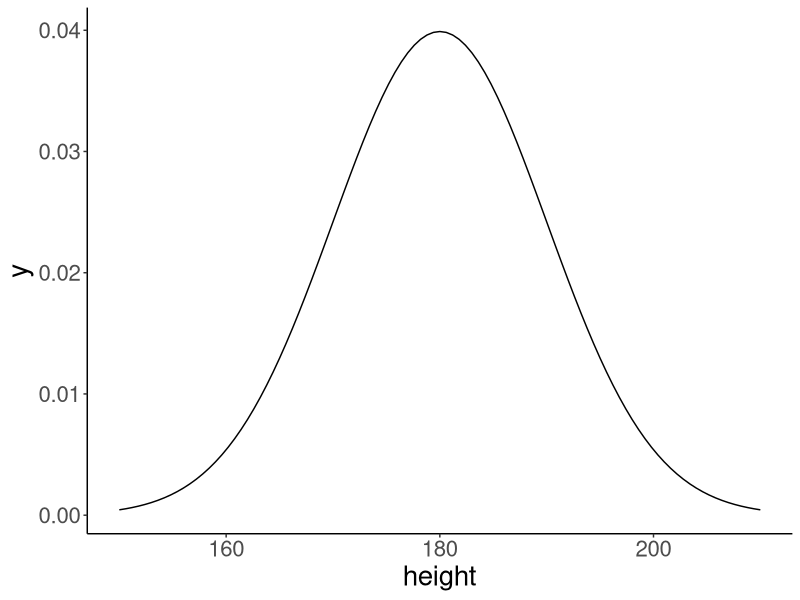
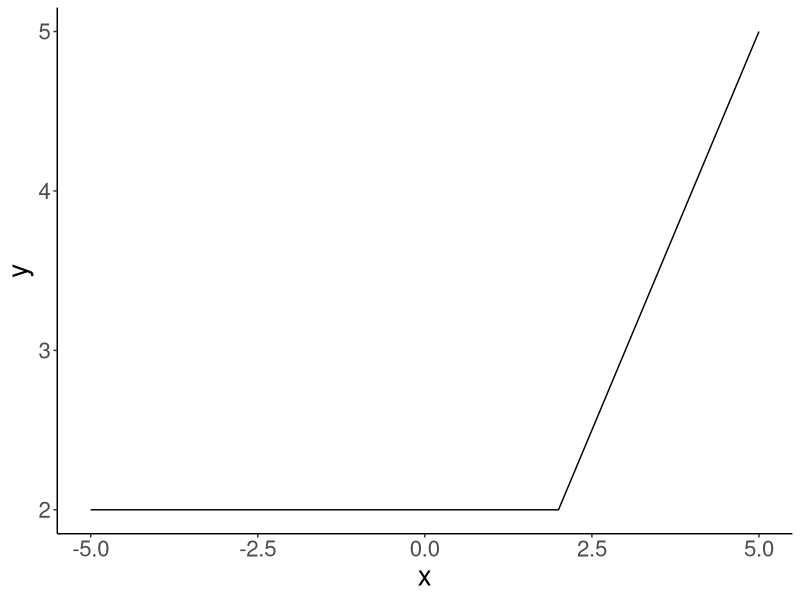
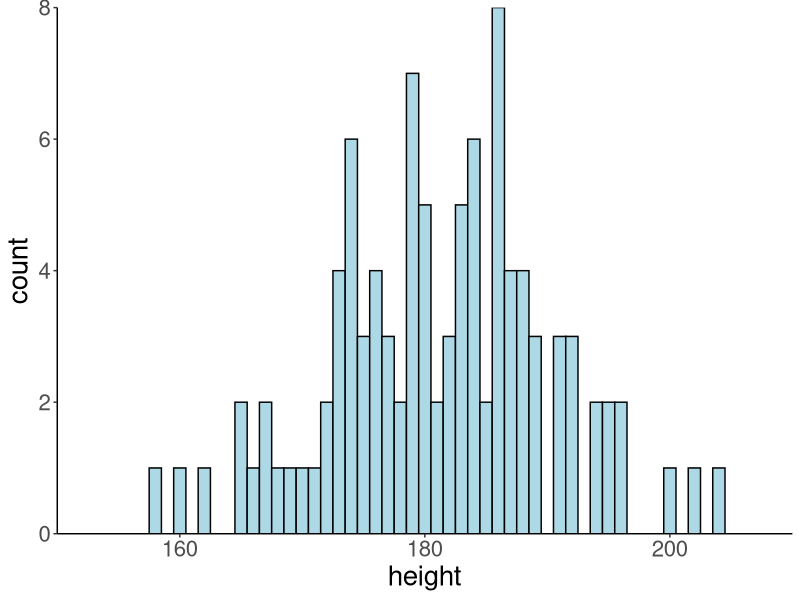
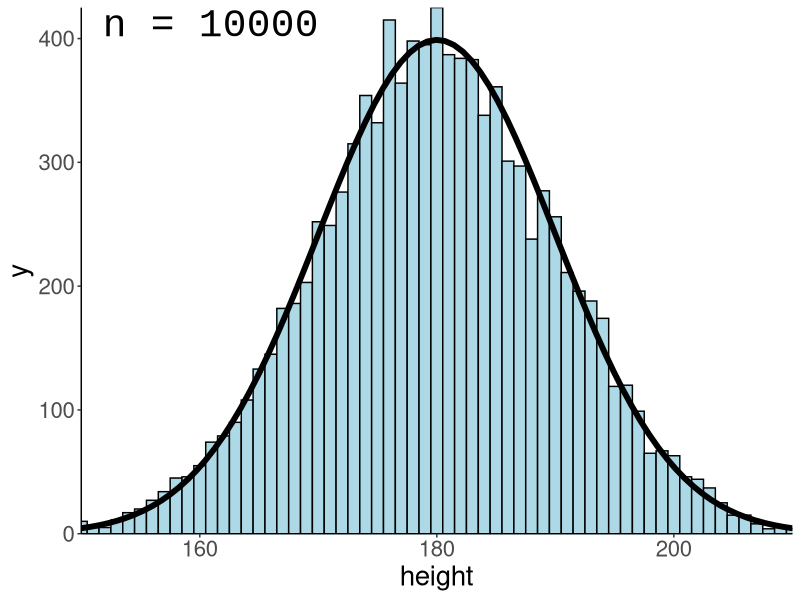
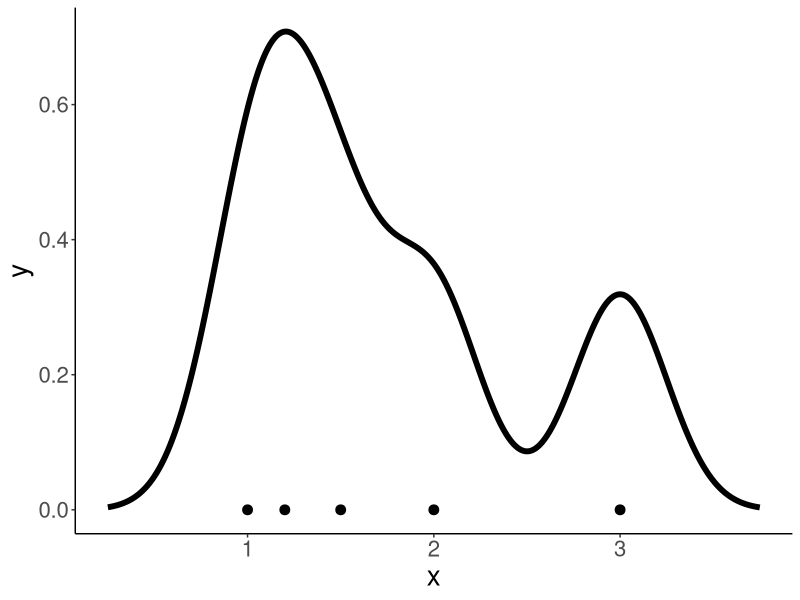
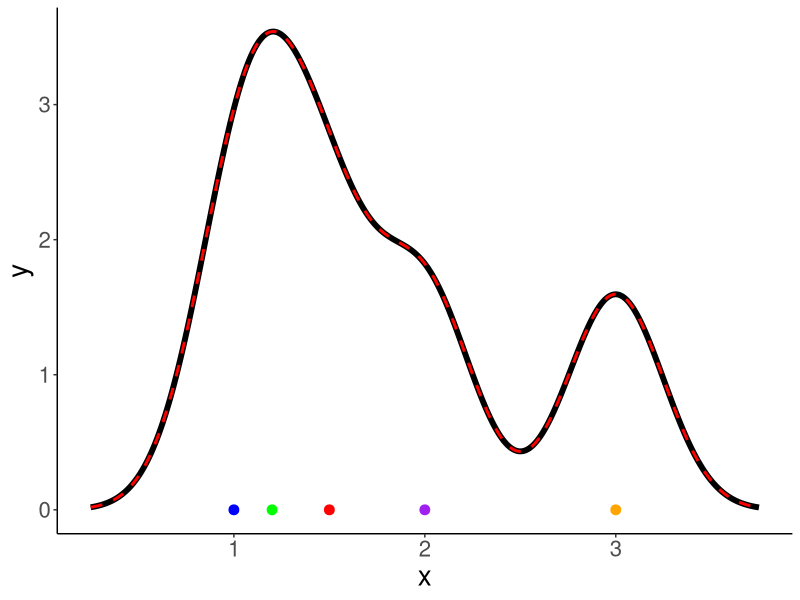
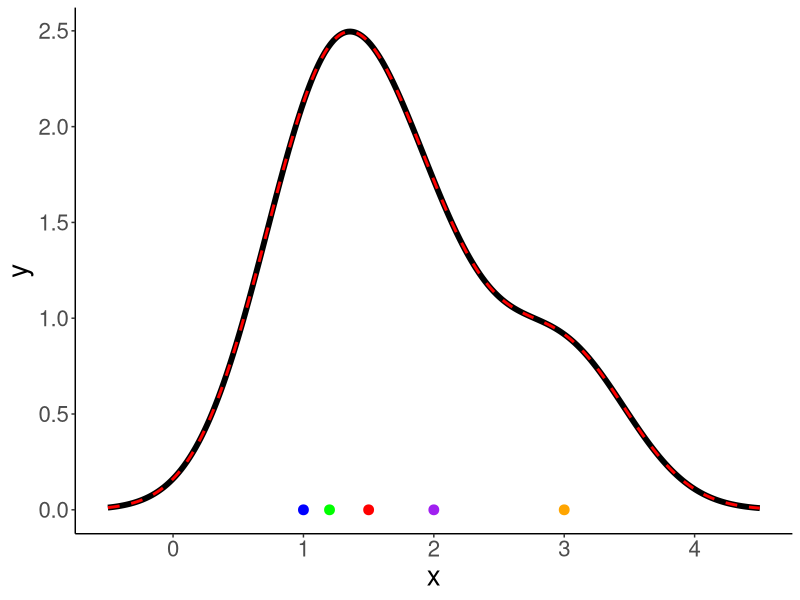
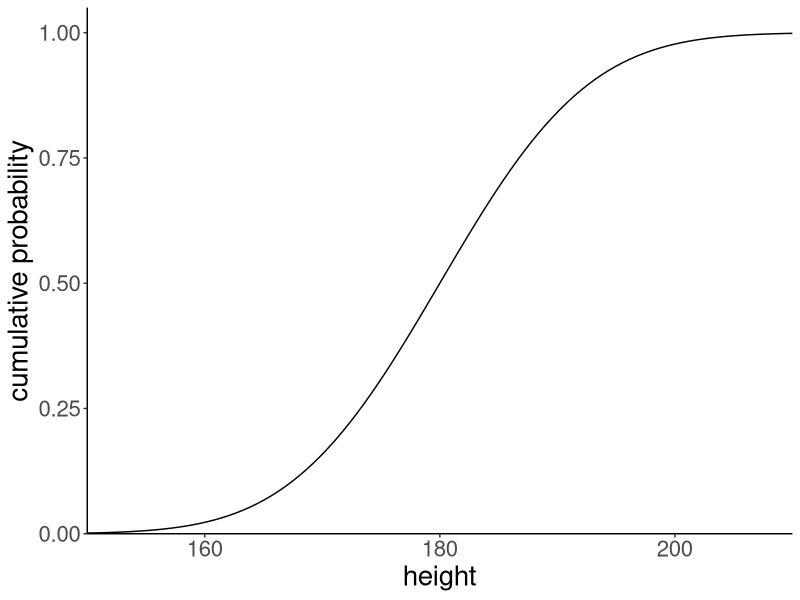

Generate these figures, in order, with R:
## ---- chunk 1
library("knitr")
library("kableExtra")
library("MASS")
library("patchwork")
library("tidyverse")
## ---- chunk 2
theme_set(theme_classic() + #set the theme 
            theme(text = element_text(size = 20))) #set the default text size

opts_chunk$set(comment = "",
               fig.show = "hold")
## ---- chunk 3
numbers = 1:3

numbers %>% 
  sample(size = 10,
         replace = T)
## ---- chunk 4
numbers = 1:3

numbers %>% 
  sample(size = 10,
         replace = T,
         prob = c(0.8, 0.1, 0.1))
## ---- chunk 5
numbers = 1:5

numbers %>% 
  sample(5)
## ---- chunk 6
set.seed(1)

numbers = 1:5

numbers %>% 
  sample(5)
## ---- chunk 7
set.seed(1)
n = 10
df.data = tibble(trial = 1:n,
                 stimulus = sample(c("flower", "pet"), size = n, replace = T),
                 rating = sample(1:10, size = n, replace = T))
## ---- chunk 8
set.seed(1)
df.data %>% 
  slice_sample(n = 6, 
               replace = T)
## ---- chunk 9
set.seed(1)
df.data %>% 
  slice_sample(prop = 0.5)
## ---- chunk 10
tibble(letter = c("`d`","`p`","`q`","`r`"),
  description = c('for "__density__", the density function (probability function (for _discrete_ variables) or probability density function (for _continuous_ variables))',
                  'for "__probability__", the cumulative distribution function',
                  'for "__quantile__", the inverse cumulative distribution function',
                  'for "__random__", a random variable having the specified distribution'),
  example = c("`dnorm()`", "`pnorm()`", "`qnorm()`", "`rnorm()`")) %>% 
kable() %>% 
kable_styling(bootstrap_options = "striped",
              full_width = F)
## ---- chunk 11
ggplot(data = tibble(height = c(150, 210)),
       mapping = aes(x = height)) +
  stat_function(fun = ~ dnorm(., mean = 180, sd = 10))
## ---- chunk 12
# define the breakpoint function 
fun.breakpoint = function(x, breakpoint){
  x[x < breakpoint] = breakpoint
  return(x)
}

# plot the function
ggplot(data = tibble(x = c(-5, 5)),
       mapping = aes(x = x)) +
  stat_function(fun = ~ fun.breakpoint(., breakpoint = 2))
## ---- chunk 13
# make this example reproducible 
set.seed(1)

# define how many samples to draw 
tmp.nsamples = 100

# make a data frame with the samples
df.plot = tibble(height = rnorm(n = tmp.nsamples, mean = 180, sd = 10))

# plot the samples using a histogram 
ggplot(data = df.plot,
       mapping = aes(x = height)) +
  geom_histogram(binwidth = 1,
                 color = "black",
                 fill = "lightblue") +
  scale_x_continuous(breaks = c(160, 180, 200)) +
  coord_cartesian(xlim = c(150, 210), expand = F)

# remove all variables with tmp in their name 
rm(list = ls() %>% str_subset(pattern = "tmp."))
## ---- chunk 14
# make this example reproducible 
set.seed(1)

# play around with this value
# tmp.nsamples = 100
tmp.nsamples = 10000
tmp.binwidth = 1

# make a data frame with the samples
df.plot = tibble(height = rnorm(n = tmp.nsamples,
                                mean = 180,
                                sd = 10)) 

# adjust the density of the normal distribution based on the samples and binwidth 
fun.dnorm = function(x, mean, sd, n, binwidth){
  dnorm(x = x, mean = mean, sd = sd) * n * binwidth
}

# plot the samples using a histogram 
ggplot(data = df.plot,
       mapping = aes(x = height)) +
  geom_histogram(binwidth = tmp.binwidth,
                 color = "black",
                 fill = "lightblue") +
  stat_function(fun = ~ fun.dnorm(x = .,
                                  mean = 180,
                                  sd = 10,
                                  n = tmp.nsamples,
                                  binwidth = tmp.binwidth),
                xlim = c(min(df.plot$height), max(df.plot$height)),
                size = 2) +
  annotate(geom = "text",
           label = str_c("n = ", tmp.nsamples),
           x = -Inf,
           y = Inf,
           hjust = -0.1,
           vjust = 1.1,
           size = 10,
           family = "Courier New") +
  scale_x_continuous(breaks = c(160, 180, 200)) +
  coord_cartesian(xlim = c(150, 210), expand = F)

# remove all variables with tmp in their name 
rm(list = ls() %>% str_subset(pattern = "tmp."))
## ---- chunk 15

# calculate density
observations = c(1, 1.2, 1.5, 2, 3)
bandwidth = 0.25 # bandwidth (= sd) of the Gaussian distribution 
tmp.density = density(observations,
        kernel = "gaussian",
        bw = bandwidth,
        n = 512)

# save density as data frame 
df.density = tibble(x = tmp.density$x,
                    y = tmp.density$y) 

df.density %>% 
  head() %>% 
  kable(digits = 3) %>% 
  kable_styling(bootstrap_options = "striped",
                full_width = F)
## ---- chunk 16
ggplot(data = df.density, 
       mapping = aes(x = x, y = y)) +
  geom_line(size = 2) +
  geom_point(data = enframe(observations),
             mapping = aes(x = value, y = 0),
             size = 3)
## ---- chunk 17
# add densities for the individual normal distributions
for (i in 1:length(observations)){
  df.density[[str_c("observation_",i)]] = dnorm(df.density$x,
                                                mean = observations[i],
                                                sd = bandwidth)
}

# sum densities
df.density = df.density %>%
  mutate(sum_norm = rowSums(select(., contains("observation_"))),
         y = y * length(observations))

df.density %>% 
  head() %>% 
  kable(digits = 3) %>% 
  kable_styling(bootstrap_options = "striped",
                full_width = F)
## ---- chunk 18
# colors of individual Gaussian distributions 
colors = c("blue", "green", "red", "purple", "orange")

# original density 
p = ggplot(data = df.density, aes(x = x, y = y)) +
  geom_line(size = 2)

# individual densities 
for (i in 1:length(observations)){
  p = p + stat_function(fun = "dnorm",
                        args = list(mean = observations[i], sd = bandwidth),
                        color = colors[i])
}

# individual observations 
p = p + geom_point(data = enframe(observations),
             mapping = aes(x = value, y = 0, color = factor(1:5)),
             size = 3,
             show.legend = F) +
  scale_color_manual(values = colors)

# sum of the individual densities
p = p +
  geom_line(data = df.density,
            aes(x = x, y = sum_norm),
            size = 1,
            color = "red",
            linetype = 2)
p # print the figure
## ---- chunk 19
# colors of individual Gaussian distributions 
colors = c("blue", "green", "red", "purple", "orange")

# calculate density
observations = c(1, 1.2, 1.5, 2, 3)
bandwidth = 0.5 # bandwidth (= sd) of the Gaussian distribution 
tmp.density = density(observations,
        kernel = "gaussian",
        bw = bandwidth,
        n = 512)

# save density as data frame 
df.density = tibble(
  x = tmp.density$x,
  y = tmp.density$y
) 

# add densities for the individual normal distributions
for (i in 1:length(observations)){
  df.density[[str_c("observation_",i)]] = dnorm(df.density$x,
                                                mean = observations[i],
                                                sd = bandwidth)
}

# sum densities
df.density = df.density %>%
  mutate(sum_norm = rowSums(select(., contains("observation_"))),
         y = y * length(observations))

# original plot 
p = ggplot(data = df.density, aes(x = x, y = y)) +
  geom_line(size = 2) +
  geom_point(data = enframe(observations),
             mapping = aes(x = value,
                           y = 0,
                           color = factor(1:5)),
             size = 3,
             show.legend = F) +
  scale_color_manual(values = colors)

# add individual Gaussians
for (i in 1:length(observations)){
  p = p + stat_function(fun = "dnorm",
                        args = list(mean = observations[i], sd = bandwidth),
                        color = colors[i])
}

# add the sum of Gaussians
p = p +
  geom_line(data = df.density,
            aes(x = x, y = sum_norm),
            size = 1,
            color = "red",
            linetype = 2)
p
## ---- chunk 20
ggplot(data = tibble(height = c(150, 210)),
       mapping = aes(x = height)) +
  stat_function(fun = ~ pnorm(q = ., 
                              mean = 180, 
                              sd = 10)) + 
  labs(x = "height", y = "cumulative probability") + 
  scale_x_continuous(breaks = c(160, 180, 200)) + 
  coord_cartesian(xlim = c(150, 210),
                  ylim = c(0, 1.05),
                  expand = F)
## ---- chunk 21
tmp.x = 190
tmp.y = pnorm(tmp.x, mean = 180, sd = 10)

print(tmp.y %>% round(3))

# draw the cumulative probability distribution and show the value
ggplot(data = tibble(height = c(150, 210)),
       mapping = aes(x = height)) +
  stat_function(fun = ~ pnorm(q = .,
                              mean = 180, 
                              sd = 10 )) +
  annotate(geom = "point",
           x = tmp.x, 
           y = tmp.y,
           size = 4,
           color = "blue") +
  geom_segment(mapping = aes(x = tmp.x,
                             xend = tmp.x,
                             y = 0,
                             yend = tmp.y),
               size = 1,
               color = "blue") +
  geom_segment(mapping = aes(x = -5,
                             xend = tmp.x,
                             y = tmp.y,
                             yend = tmp.y),
               size = 1,
               color = "blue") +
  labs(x = "height", y = "cumulative probability") + 
  scale_x_continuous(breaks = c(160, 180, 200)) + 
  coord_cartesian(xlim = c(150, 210),
                  ylim = c(0, 1.05),
                  expand = F)

# remove all variables with tmp in their name 
rm(list = str_subset(string = ls(), pattern = "tmp."))
## ---- chunk 22
ggplot(data = tibble(height = c(150, 210)),
       mapping = aes(x = height)) + 
  stat_function(fun = ~ dnorm(., mean = 180, sd = 10),
                geom = "area",
                fill = "lightblue",
                xlim = c(150, 190)) +
  stat_function(fun = ~ dnorm(., mean = 180, sd = 10),
                size = 1.5) +
  labs(x = "height", y = "density") + 
  scale_y_continuous(expand = expansion(mult = c(0, 0.1))) +
  scale_x_continuous(breaks = c(160, 180, 200)) + 
  coord_cartesian(xlim = c(150, 210))
## ---- chunk 23
ggplot(data = tibble(probability = c(0, 1)),
       mapping = aes(x = probability)) +
  stat_function(fun = ~ qnorm(p = ., 
                              mean = 180,
                              sd = 10)) + 
  labs(y = "height", 
       x = "cumulative probability") + 
  scale_x_continuous(breaks = seq(from = 0, to = 1, by = 0.1)) + 
  scale_y_continuous(limits = c(160, 200)) + 
  coord_cartesian(xlim = c(0, 1.05),
                  expand = F)
## ---- chunk 24
tmp.x = 0.3
tmp.y = qnorm(tmp.x, mean = 180, sd = 10)

print(tmp.y %>% round(3))

# draw the cumulative probability distribution and show the value
ggplot(data = tibble(probability = c(0, 1)),
       mapping = aes(x = probability)) +
  stat_function(fun = ~ qnorm(., mean = 180, sd = 10)) +
  annotate(geom = "point",
           x = tmp.x, 
           y = tmp.y,
           size = 4,
           color = "blue") +
  geom_segment(mapping = aes(x = tmp.x,
                             xend = tmp.x,
                             y = 160,
                             yend = tmp.y),
               size = 1,
               color = "blue") +
  geom_segment(mapping = aes(x = 0,
                             xend = tmp.x,
                             y = tmp.y,
                             yend = tmp.y),
               size = 1,
               color = "blue") +
  labs(x = "cumulative probability",
       y = "height") + 
  scale_x_continuous(breaks = seq(from = 0, to = 1, by = 0.1)) + 
  scale_y_continuous(limits = c(160, 200)) + 
  coord_cartesian(xlim = c(0, 1.05),
                  expand = F)

# remove all variables with tmp in their name 
rm(list = str_subset(string = ls(), pattern = "tmp."))
## ---- chunk 25
tmp.lower = 170
tmp.upper = 180

tmp.prob = pnorm(tmp.upper, mean = 180, sd = 10) - 
  pnorm(tmp.lower, mean = 180, sd = 10)

tmp.prob

ggplot(data = tibble(x = c(150, 210)),
       mapping = aes(x = x)) + 
  stat_function(fun = ~ dnorm(., mean = 180, sd = 10),
                geom = "area",
                fill = "lightblue",
                xlim = c(tmp.lower, tmp.upper),
                color = "black",
                linetype = 2) +
  stat_function(fun = ~ dnorm(., mean = 180, sd = 10),
                size = 1.5) +
  labs(x = "height",
       y = "density") + 
  scale_y_continuous(expand = expansion(mult = c(0, 0.1))) +
  scale_x_continuous(breaks = c(160, 180, 200)) + 
  coord_cartesian(xlim = c(150, 210))

# remove all variables with tmp in their name 
rm(list = str_subset(string = ls(), pattern = "tmp."))
## ---- chunk 26
# let's compute the probability of observing a value within a certain range 
tmp.lower = 170
tmp.upper = 180

# make example reproducible
set.seed(1)

# generate some samples and store them in a data frame 
tmp.nsamples = 10000

df.samples = tibble(height = rnorm(n = tmp.nsamples, mean = 180, sd = 10))

# compute the probability that sample lies within the range of interest
tmp.prob = df.samples %>% 
  filter(height >= tmp.lower,
         height <= tmp.upper) %>% 
  summarize(prob = n()/tmp.nsamples)

# illustrate the result using a histogram 
ggplot(data = df.samples,
       mapping = aes(x = height)) + 
  geom_histogram(binwidth = 1,
                 color = "black",
                 fill = "lightblue") +
  geom_vline(xintercept = tmp.lower,
             size = 1, 
             color = "red",
             linetype = 2) +
  geom_vline(xintercept = tmp.upper,
             size = 1, 
             color = "red",
             linetype = 2) +
  annotate(geom = "label",
           label = str_c(tmp.prob %>% round(3) * 100, "%"),
           x = 175,
           y = 200,
           hjust = 0.5,
           size = 10) + 
  scale_y_continuous(expand = expansion(mult = c(0, 0.1))) +
  labs(x = "height")

# remove all variables with tmp in their name 
rm(list = str_subset(string = ls(), pattern = "tmp."))
## ---- chunk 27
ggplot(data = tibble(height = c(30, 70)),
       mapping = aes(x = height)) +
  stat_function(fun = ~ dgamma(., shape = 50, rate = 1))
## ---- chunk 28
1 - pgamma(60, shape = 50, rate = 1)
## ---- chunk 29
first_range = pgamma(55, shape = 50, rate = 1) - pgamma(50, shape = 50, rate = 1)
second_range = pgamma(65, shape = 50, rate = 1) - pgamma(55, shape = 50, rate = 1)

first_range - second_range
## ---- chunk 30
qgamma(0.75, shape = 50, rate = 1)
## ---- chunk 31
set.seed(1)
df.penguins = tibble(height = rgamma(n = 100000, shape = 50, rate = 1))
## ---- chunk 32
df.penguins %>% 
  summarize(probability = sum(height > 60) / n())
## ---- chunk 33
df.penguins %>% 
  summarize(probability = (sum(between(height, 50, 55)) - sum(between(height, 55, 65)))/n())
## ---- chunk 34
df.penguins %>% 
  arrange(height) %>%
  slice_head(prop = 0.75) %>% 
  summarize(height = max(height))
## ---- chunk 35
height = 175

# priors 
prior_basketball = 2/3 
prior_chess = 1/3 

# likelihood  
mean_basketball = 180
sd_basketball = 10

mean_chess = 170
sd_chess = 8

likelihood_basketball = dnorm(height, mean = mean_basketball, sd = sd_basketball)
likelihood_chess = dnorm(height, mean = mean_chess, sd = sd_chess)

# posterior
posterior_basketball = (likelihood_basketball * prior_basketball) / 
  ((likelihood_basketball * prior_basketball) + (likelihood_chess * prior_chess))

posterior_basketball %>% print()
## ---- chunk 36
# number of kids 
tmp.nkids = 10000

# make reproducible 
set.seed(1)

# priors 
prior_basketball = 2/3 
prior_chess = 1/3 

# likelihood functions 
mean_basketball = 180
sd_basketball = 10

mean_chess = 170
sd_chess = 8

# data frame with the kids
df.camp = tibble(kid = 1:tmp.nkids,
                 sport = sample(c("chess", "basketball"),
                                size = tmp.nkids,
                                replace = T,
                                prob = c(prior_chess, prior_basketball))) %>% 
  rowwise() %>% 
  mutate(height = ifelse(test = sport == "chess",
                         yes = rnorm(., mean = mean_chess, sd = sd_chess),
                         no = rnorm(., mean = mean_basketball, sd = sd_basketball))) %>% 
  ungroup

df.camp %>% print()
## ---- chunk 37
# number of kids 
tmp.nkids = 100000

# make reproducible 
set.seed(3)

df.camp2 = tibble(
  kid = 1:tmp.nkids,
  sport = sample(c("chess", "basketball"),
                 size = tmp.nkids,
                 replace = T,
                 prob = c(prior_chess, prior_basketball))) %>% 
  arrange(sport) %>% 
  mutate(height = c(rnorm(sum(sport == "basketball"),
                          mean = mean_basketball,
                          sd = sd_basketball),
                    rnorm(sum(sport == "chess"),
                          mean = mean_chess,
                          sd = sd_chess)))
## ---- chunk 38
tmp.height = 175
tmp.margin = 1

df.camp %>% 
  filter(between(height,
                 left = tmp.height - tmp.margin,
                 right = tmp.height + tmp.margin)) %>% 
  count(sport) %>% 
  pivot_wider(names_from = sport,
              values_from = n) %>% 
  summarize(prob_basketball = basketball/(basketball + chess))
## ---- chunk 39
sessionInfo()
